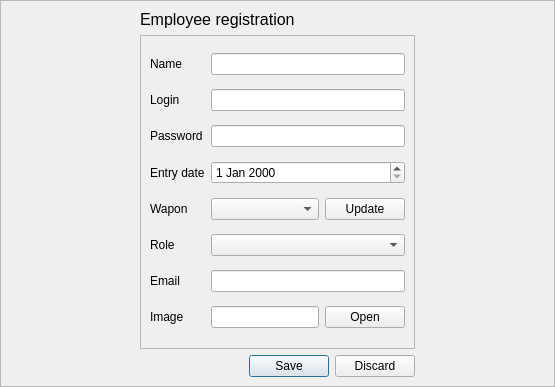
<?xml version="1.0" encoding="UTF-8"?>
<ui version="4.0">
 <class>RegisterUser</class>
 <widget class="QWidget" name="RegisterUser">
  <property name="geometry">
   <rect>
    <x>0</x>
    <y>0</y>
    <width>555</width>
    <height>387</height>
   </rect>
  </property>
  <property name="windowTitle">
   <string>Form</string>
  </property>
  <layout class="QGridLayout" name="gridLayout">
   <property name="leftMargin">
    <number>0</number>
   </property>
   <property name="topMargin">
    <number>0</number>
   </property>
   <property name="rightMargin">
    <number>0</number>
   </property>
   <property name="bottomMargin">
    <number>0</number>
   </property>
   <property name="spacing">
    <number>0</number>
   </property>
   <item row="0" column="0">
    <widget class="QFrame" name="frame">
     <property name="frameShape">
      <enum>QFrame::StyledPanel</enum>
     </property>
     <property name="frameShadow">
      <enum>QFrame::Raised</enum>
     </property>
     <layout class="QGridLayout" name="gridLayout_2">
      <item row="1" column="1" rowspan="2" colspan="2">
       <widget class="QFrame" name="frame_2">
        <property name="sizePolicy">
         <sizepolicy hsizetype="Expanding" vsizetype="Expanding">
          <horstretch>0</horstretch>
          <verstretch>0</verstretch>
         </sizepolicy>
        </property>
        <property name="frameShape">
         <enum>QFrame::StyledPanel</enum>
        </property>
        <property name="frameShadow">
         <enum>QFrame::Raised</enum>
        </property>
        <layout class="QGridLayout" name="gridLayout_3">
         <item row="4" column="4">
          <widget class="QPushButton" name="update_wapons">
           <property name="sizePolicy">
            <sizepolicy hsizetype="Maximum" vsizetype="Minimum">
             <horstretch>0</horstretch>
             <verstretch>0</verstretch>
            </sizepolicy>
           </property>
           <property name="text">
            <string>Update</string>
           </property>
          </widget>
         </item>
         <item row="4" column="0">
          <widget class="QLabel" name="label_4">
           <property name="text">
            <string>Wapon</string>
           </property>
          </widget>
         </item>
         <item row="7" column="0">
          <widget class="QLabel" name="label_7">
           <property name="sizePolicy">
            <sizepolicy hsizetype="Preferred" vsizetype="Maximum">
             <horstretch>0</horstretch>
             <verstretch>0</verstretch>
            </sizepolicy>
           </property>
           <property name="text">
            <string>Image</string>
           </property>
          </widget>
         </item>
         <item row="0" column="3" colspan="2">
          <widget class="QLineEdit" name="name_edit"/>
         </item>
         <item row="1" column="0">
          <widget class="QLabel" name="label">
           <property name="text">
            <string>Login</string>
           </property>
          </widget>
         </item>
         <item row="2" column="3" colspan="2">
          <widget class="QLineEdit" name="password_edit">
           <property name="autoFillBackground">
            <bool>false</bool>
           </property>
           <property name="echoMode">
            <enum>QLineEdit::Password</enum>
           </property>
           <property name="clearButtonEnabled">
            <bool>true</bool>
           </property>
          </widget>
         </item>
         <item row="3" column="3" colspan="2">
          <widget class="QDateEdit" name="entryDate_edit"/>
         </item>
         <item row="2" column="0">
          <widget class="QLabel" name="label_2">
           <property name="text">
            <string>Password</string>
           </property>
          </widget>
         </item>
         <item row="6" column="3" colspan="2">
          <widget class="QLineEdit" name="email_edit">
           <property name="inputMask">
            <string/>
           </property>
           <property name="text">
            <string/>
           </property>
          </widget>
         </item>
         <item row="3" column="0">
          <widget class="QLabel" name="label_3">
           <property name="text">
            <string>Entry date</string>
           </property>
          </widget>
         </item>
         <item row="1" column="3" colspan="2">
          <widget class="QLineEdit" name="login_edit"/>
         </item>
         <item row="5" column="0">
          <widget class="QLabel" name="label_5">
           <property name="text">
            <string>Role</string>
           </property>
          </widget>
         </item>
         <item row="4" column="3">
          <widget class="QComboBox" name="wapon_cb">
           <property name="frame">
            <bool>true</bool>
           </property>
           <property name="modelColumn">
            <number>0</number>
           </property>
          </widget>
         </item>
         <item row="6" column="0">
          <widget class="QLabel" name="label_6">
           <property name="text">
            <string>Email</string>
           </property>
          </widget>
         </item>
         <item row="0" column="0">
          <widget class="QLabel" name="label_9">
           <property name="text">
            <string>Name</string>
           </property>
          </widget>
         </item>
         <item row="5" column="3" colspan="2">
          <widget class="QComboBox" name="role_cb"/>
         </item>
         <item row="7" column="4">
          <widget class="QPushButton" name="openImageFile_btn">
           <property name="sizePolicy">
            <sizepolicy hsizetype="Maximum" vsizetype="Fixed">
             <horstretch>0</horstretch>
             <verstretch>0</verstretch>
            </sizepolicy>
           </property>
           <property name="text">
            <string>Open</string>
           </property>
          </widget>
         </item>
         <item row="7" column="3">
          <widget class="QLineEdit" name="image_path_edit"/>
         </item>
        </layout>
       </widget>
      </item>
      <item row="1" column="3" rowspan="2">
       <spacer name="horizontalSpacer_2">
        <property name="orientation">
         <enum>Qt::Horizontal</enum>
        </property>
        <property name="sizeHint" stdset="0">
         <size>
          <width>40</width>
          <height>20</height>
         </size>
        </property>
       </spacer>
      </item>
      <item row="3" column="2">
       <widget class="QDialogButtonBox" name="register_buttons">
        <property name="standardButtons">
         <set>QDialogButtonBox::Discard|QDialogButtonBox::Save</set>
        </property>
       </widget>
      </item>
      <item row="1" column="0" rowspan="2">
       <spacer name="horizontalSpacer">
        <property name="orientation">
         <enum>Qt::Horizontal</enum>
        </property>
        <property name="sizeType">
         <enum>QSizePolicy::Expanding</enum>
        </property>
        <property name="sizeHint" stdset="0">
         <size>
          <width>40</width>
          <height>20</height>
         </size>
        </property>
       </spacer>
      </item>
      <item row="0" column="1" colspan="2">
       <widget class="QLabel" name="label_8">
        <property name="sizePolicy">
         <sizepolicy hsizetype="Minimum" vsizetype="Maximum">
          <horstretch>0</horstretch>
          <verstretch>0</verstretch>
         </sizepolicy>
        </property>
        <property name="styleSheet">
         <string notr="true">font: 16px;</string>
        </property>
        <property name="text">
         <string>Employee registration</string>
        </property>
       </widget>
      </item>
     </layout>
    </widget>
   </item>
  </layout>
 </widget>
 <resources/>
 <connections/>
</ui>
